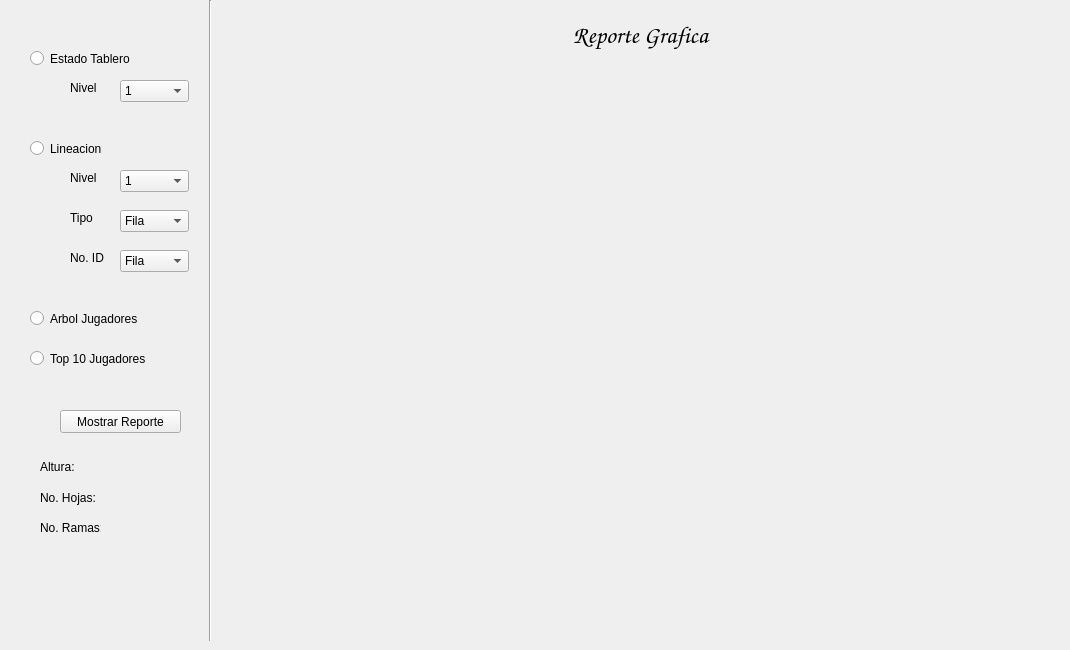
    <widget class="QWidget" name="reporte">
     <property name="autoFillBackground">
      <bool>true</bool>
     </property>
     <property name="styleSheet">
      <string notr="true">font: 9pt &quot;Comic Sans MS&quot;;</string>
     </property>
     <attribute name="title">
      <string>Reportes</string>
     </attribute>
     <widget class="QComboBox" name="cmbnivelt">
      <property name="geometry">
       <rect>
        <x>120</x>
        <y>80</y>
        <width>69</width>
        <height>22</height>
       </rect>
      </property>
      <item>
       <property name="text">
        <string>1</string>
       </property>
      </item>
      <item>
       <property name="text">
        <string>2</string>
       </property>
      </item>
      <item>
       <property name="text">
        <string>3</string>
       </property>
      </item>
     </widget>
     <widget class="QLabel" name="label_24">
      <property name="geometry">
       <rect>
        <x>70</x>
        <y>80</y>
        <width>41</width>
        <height>16</height>
       </rect>
      </property>
      <property name="text">
       <string>Nivel</string>
      </property>
     </widget>
     <widget class="QComboBox" name="cmbNivel">
      <property name="geometry">
       <rect>
        <x>120</x>
        <y>170</y>
        <width>69</width>
        <height>22</height>
       </rect>
      </property>
      <item>
       <property name="text">
        <string>1</string>
       </property>
      </item>
      <item>
       <property name="text">
        <string>2</string>
       </property>
      </item>
      <item>
       <property name="text">
        <string>3</string>
       </property>
      </item>
     </widget>
     <widget class="QLabel" name="label_25">
      <property name="geometry">
       <rect>
        <x>70</x>
        <y>170</y>
        <width>41</width>
        <height>16</height>
       </rect>
      </property>
      <property name="text">
       <string>Nivel</string>
      </property>
     </widget>
     <widget class="QLabel" name="label_26">
      <property name="geometry">
       <rect>
        <x>70</x>
        <y>210</y>
        <width>41</width>
        <height>16</height>
       </rect>
      </property>
      <property name="text">
       <string>Tipo</string>
      </property>
     </widget>
     <widget class="QComboBox" name="cmbTipo">
      <property name="geometry">
       <rect>
        <x>120</x>
        <y>210</y>
        <width>69</width>
        <height>22</height>
       </rect>
      </property>
      <item>
       <property name="text">
        <string>Fila</string>
       </property>
      </item>
      <item>
       <property name="text">
        <string>Columna</string>
       </property>
      </item>
     </widget>
     <widget class="QLabel" name="etiNoIdLineacion">
      <property name="geometry">
       <rect>
        <x>70</x>
        <y>250</y>
        <width>51</width>
        <height>16</height>
       </rect>
      </property>
      <property name="text">
       <string>No. ID</string>
      </property>
     </widget>
     <widget class="QComboBox" name="cmbID">
      <property name="geometry">
       <rect>
        <x>120</x>
        <y>250</y>
        <width>69</width>
        <height>22</height>
       </rect>
      </property>
      <item>
       <property name="text">
        <string>Fila</string>
       </property>
      </item>
      <item>
       <property name="text">
        <string>Columna</string>
       </property>
      </item>
     </widget>
     <widget class="QRadioButton" name="rbtnTablero">
      <property name="geometry">
       <rect>
        <x>30</x>
        <y>50</y>
        <width>111</width>
        <height>17</height>
       </rect>
      </property>
      <property name="text">
       <string>Estado Tablero</string>
      </property>
     </widget>
     <widget class="QRadioButton" name="rbtnArbol">
      <property name="geometry">
       <rect>
        <x>30</x>
        <y>310</y>
        <width>121</width>
        <height>17</height>
       </rect>
      </property>
      <property name="text">
       <string>Arbol Jugadores</string>
      </property>
     </widget>
     <widget class="QRadioButton" name="rbtnLineacion">
      <property name="geometry">
       <rect>
        <x>30</x>
        <y>140</y>
        <width>82</width>
        <height>17</height>
       </rect>
      </property>
      <property name="text">
       <string>Lineacion</string>
      </property>
     </widget>
     <widget class="QRadioButton" name="rbtnTop">
      <property name="geometry">
       <rect>
        <x>30</x>
        <y>350</y>
        <width>121</width>
        <height>17</height>
       </rect>
      </property>
      <property name="text">
       <string>Top 10 Jugadores</string>
      </property>
     </widget>
     <widget class="QPushButton" name="pushButton">
      <property name="geometry">
       <rect>
        <x>60</x>
        <y>410</y>
        <width>121</width>
        <height>23</height>
       </rect>
      </property>
      <property name="text">
       <string>Mostrar Reporte</string>
      </property>
     </widget>
     <widget class="QLabel" name="img">
      <property name="geometry">
       <rect>
        <x>250</x>
        <y>70</y>
        <width>811</width>
        <height>541</height>
       </rect>
      </property>
      <property name="text">
       <string/>
      </property>
      <property name="pixmap">
       <pixmap resource="resource.qrc">:/resource/3dajedrez.jpg</pixmap>
      </property>
      <property name="scaledContents">
       <bool>true</bool>
      </property>
      <property name="alignment">
       <set>Qt::AlignCenter</set>
      </property>
     </widget>
     <widget class="QLabel" name="label_15">
      <property name="geometry">
       <rect>
        <x>40</x>
        <y>460</y>
        <width>47</width>
        <height>13</height>
       </rect>
      </property>
      <property name="text">
       <string>Altura:</string>
      </property>
     </widget>
     <widget class="QLabel" name="label_16">
      <property name="geometry">
       <rect>
        <x>40</x>
        <y>490</y>
        <width>61</width>
        <height>16</height>
       </rect>
      </property>
      <property name="text">
       <string>No. Hojas:</string>
      </property>
     </widget>
     <widget class="QLabel" name="label_23">
      <property name="geometry">
       <rect>
        <x>40</x>
        <y>520</y>
        <width>61</width>
        <height>16</height>
       </rect>
      </property>
      <property name="text">
       <string>No. Ramas:</string>
      </property>
     </widget>
     <widget class="QLabel" name="etivalAltura">
      <property name="geometry">
       <rect>
        <x>120</x>
        <y>460</y>
        <width>61</width>
        <height>16</height>
       </rect>
      </property>
      <property name="text">
       <string/>
      </property>
     </widget>
     <widget class="QLabel" name="etivalHojas">
      <property name="geometry">
       <rect>
        <x>120</x>
        <y>490</y>
        <width>61</width>
        <height>16</height>
       </rect>
      </property>
      <property name="text">
       <string/>
      </property>
     </widget>
     <widget class="QLabel" name="etivalRamas">
      <property name="geometry">
       <rect>
        <x>120</x>
        <y>520</y>
        <width>61</width>
        <height>16</height>
       </rect>
      </property>
      <property name="text">
       <string/>
      </property>
     </widget>
     <widget class="QLabel" name="label_27">
      <property name="geometry">
       <rect>
        <x>240</x>
        <y>20</y>
        <width>801</width>
        <height>31</height>
       </rect>
      </property>
      <property name="font">
       <font>
        <family>Comic Sans MS</family>
        <pointsize>18</pointsize>
        <weight>50</weight>
        <italic>false</italic>
        <bold>false</bold>
       </font>
      </property>
      <property name="styleSheet">
       <string notr="true">font: 18pt &quot;Comic Sans MS&quot;;</string>
      </property>
      <property name="text">
       <string>Reporte Grafica</string>
      </property>
      <property name="alignment">
       <set>Qt::AlignCenter</set>
      </property>
     </widget>
     <widget class="Line" name="line">
      <property name="geometry">
       <rect>
        <x>200</x>
        <y>0</y>
        <width>20</width>
        <height>641</height>
       </rect>
      </property>
      <property name="orientation">
       <enum>Qt::Vertical</enum>
      </property>
     </widget>
    </widget>
